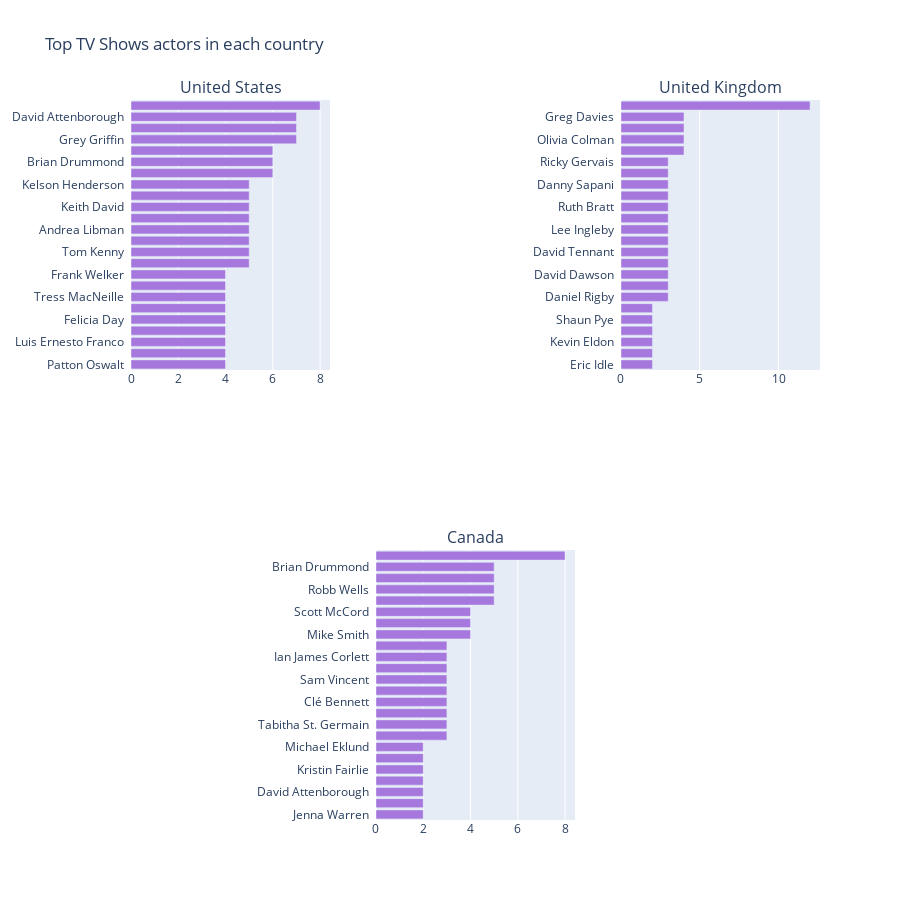

The notebook cell saved with this chart:
### Code cell
traces = []
titles = ["United States","", "United Kingdom", "", "Canada"]
for title in titles:
    if title != "":
        traces.append(country_trace(title, flag="tv_shows"))

fig = make_subplots(rows=2, cols=3, subplot_titles=titles)
fig.add_trace(traces[0], 1,1)
fig.add_trace(traces[1], 1,3)
fig.add_trace(traces[2], 2,2)
# fig.add_trace(traces[3], 2,3)

fig.update_layout(title="Top TV Shows actors in each country", height=900, showlegend=False)
fig.show()

### Figure 1 — Plotly figure (JSON) as saved in the notebook; plotly's stock layout.template omitted (floating-point values rounded to 4 significant figures)
{"data": [{"marker": {"color": "#a678de"}, "name": "", "orientation": "h", "type": "bar", "x": [4, 4, 4, 4, 4, 4, 4, 4, 4, 5, 5, 5, 5, 5, 5, 5, 5, 6, 6, 6, 7, 7, 7, 8], "xaxis": "x", "y": ["Patton Oswalt  ", "Matt Hill  ", "Luis Ernesto Franco  ", "Giancarlo Esposito  ", "Felicia Day  ", "Kate Walsh  ", "Tress MacNeille  ", "Grey DeLisle  ", "Frank Welker  ", "Vincent Tong  ", "Tom Kenny  ", "Sean Astin  ", "Andrea Libman  ", "Kari Wahlgren  ", "Keith David  ", "John DiMaggio  ", "Kelson Henderson  ", "Steven Yeun  ", "Brian Drummond  ", "Tara Strong  ", "Grey Griffin  ", "Kevin Michael Richardson  ", "David Attenborough  ", "Ashleigh Ball  "], "yaxis": "y"}, {"marker": {"color": "#a678de"}, "name": "", "orientation": "h", "type": "bar", "x": [2, 2, 2, 2, 2, 2, 3, 3, 3, 3, 3, 3, 3, 3, 3, 3, 3, 3, 3, 4, 4, 4, 4, 12], "xaxis": "x3", "y": ["Eric Idle  ", "Graham Chapman  ", "Kevin Eldon  ", "Andy Nyman  ", "Shaun Pye  ", "Ashley Jensen  ", "Daniel Rigby  ", "Charlie Creed-Miles  ", "David Dawson  ", "Paul Hollywood  ", "David Tennant  ", "Jonathan Bailey  ", "Lee Ingleby  ", "Bertie Carvel  ", "Ruth Bratt  ", "Nigel Lindsay  ", "Danny Sapani  ", "Nicholas Pinnock  ", "Ricky Gervais  ", "Harriet Walter  ", "Olivia Colman  ", "Rory Kinnear  ", "Greg Davies  ", "David Attenborough  "], "yaxis": "y3"}, {"marker": {"color": "#a678de"}, "name": "", "orientation": "h", "type": "bar", "x": [2, 2, 2, 2, 2, 2, 2, 3, 3, 3, 3, 3, 3, 3, 3, 3, 4, 4, 4, 5, 5, 5, 5, 8], "xaxis": "x5", "y": ["Jenna Warren  ", "Richard Ian Cox  ", "David Attenborough  ", "Max Brown  ", "Kristin Fairlie  ", "Katie Crown  ", "Michael Eklund  ", "Vincent Tong  ", "Tabitha St. Germain  ", "Tara Strong  ", "Clé Bennett  ", "John Dunsworth  ", "Sam Vincent  ", "Colm Feore  ", "Ian James Corlett  ", "Erin Mathews  ", "Mike Smith  ", "Robert Tinkler  ", "Scott McCord  ", "Andrea Libman  ", "Robb Wells  ", "John Paul Tremblay  ", "Brian Drummond  ", "Ashleigh Ball  "], "yaxis": "y5"}], "layout": {"annotations": [{"font": {"size": 16}, "showarrow": false, "text": "United States", "x": 0.1444, "xanchor": "center", "xref": "paper", "y": 1, "yanchor": "bottom", "yref": "paper"}, {"font": {"size": 16}, "showarrow": false, "text": "United Kingdom", "x": 0.8556, "xanchor": "center", "xref": "paper", "y": 1, "yanchor": "bottom", "yref": "paper"}, {"font": {"size": 16}, "showarrow": false, "text": "Canada", "x": 0.5, "xanchor": "center", "xref": "paper", "y": 0.375, "yanchor": "bottom", "yref": "paper"}], "height": 900, "showlegend": false, "title": {"text": "Top TV Shows actors in each country"}, "xaxis": {"anchor": "y", "domain": [0, 0.2889]}, "xaxis2": {"anchor": "y2", "domain": [0.3556, 0.6444]}, "xaxis3": {"anchor": "y3", "domain": [0.7111, 1]}, "xaxis4": {"anchor": "y4", "domain": [0, 0.2889]}, "xaxis5": {"anchor": "y5", "domain": [0.3556, 0.6444]}, "xaxis6": {"anchor": "y6", "domain": [0.7111, 1]}, "yaxis": {"anchor": "x", "domain": [0.625, 1]}, "yaxis2": {"anchor": "x2", "domain": [0.625, 1]}, "yaxis3": {"anchor": "x3", "domain": [0.625, 1]}, "yaxis4": {"anchor": "x4", "domain": [0, 0.375]}, "yaxis5": {"anchor": "x5", "domain": [0, 0.375]}, "yaxis6": {"anchor": "x6", "domain": [0, 0.375]}}}
